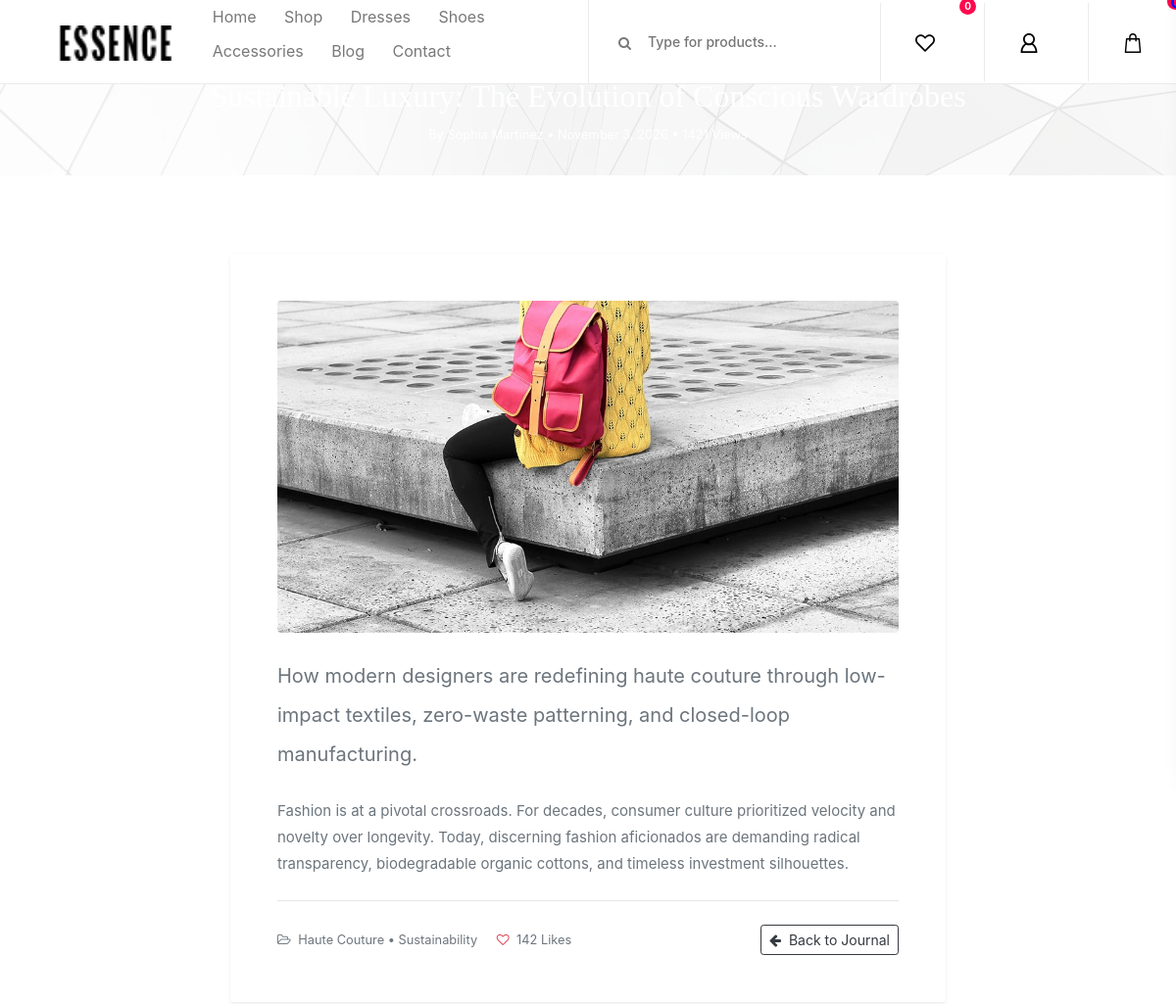
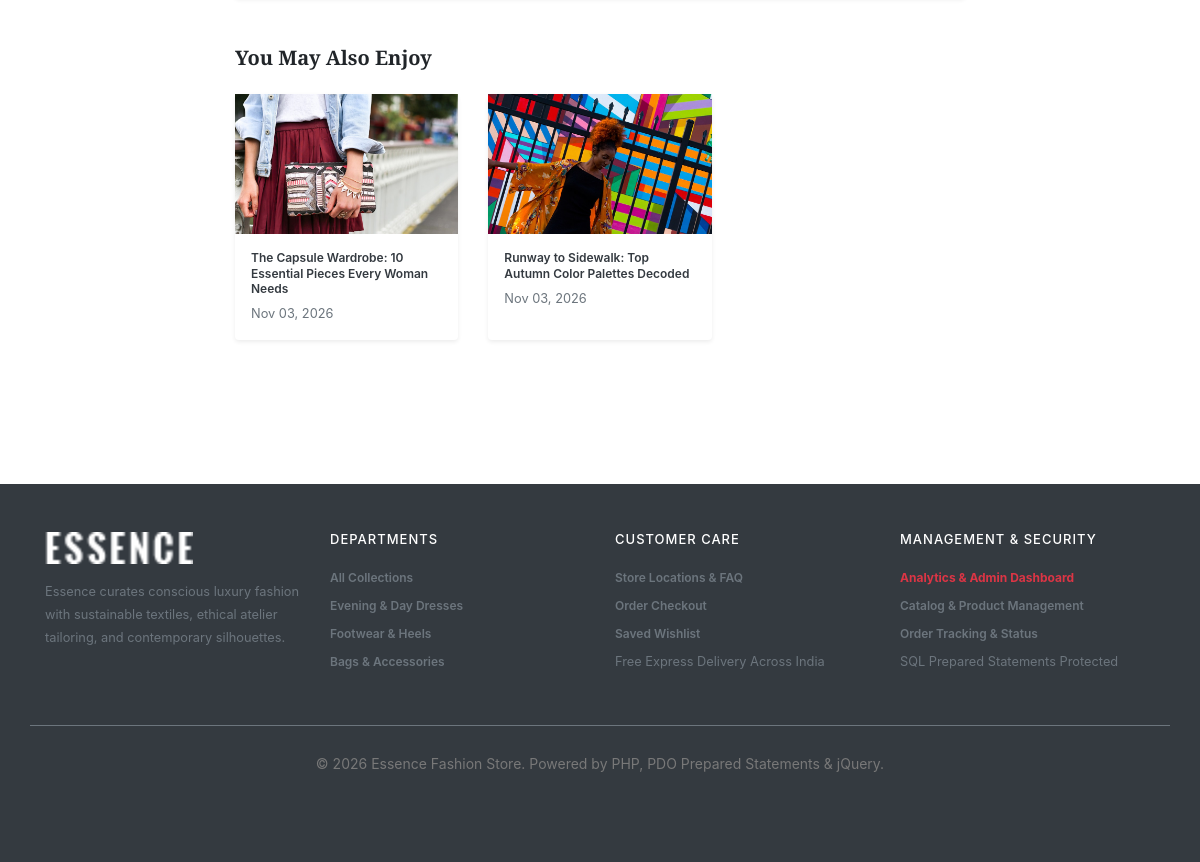
/single-blog.php, run on the app's committed database (2 pictures, top to bottom).
### tables this page shows
CREATE TABLE blog_posts (
            id INTEGER PRIMARY KEY AUTOINCREMENT,
            title TEXT NOT NULL,
            slug TEXT UNIQUE NOT NULL,
            category TEXT NOT NULL,
            author TEXT NOT NULL,
            excerpt TEXT NOT NULL,
            content TEXT NOT NULL,
            image TEXT NOT NULL,
            views INTEGER DEFAULT 0,
            created_at DATETIME DEFAULT CURRENT_TIMESTAMP
        );

### single-blog.php (the view, shortened to what this page needs)
<?php
require_once __DIR__ . '/auth.php';
$id = intval($_GET['id'] ?? 1);
$stmt = $conn->prepare("SELECT * FROM blog_posts WHERE id = ?");
$stmt->execute([$id]);
$post = $stmt->fetch();
if ($post) {
    $conn->prepare("UPDATE blog_posts SET views = views + 1 WHERE id = ?")->execute([$post['id']]);
}
$relatedStmt = $conn->prepare("SELECT * FROM blog_posts WHERE id != ? ORDER BY id DESC LIMIT 3");
$relatedStmt->execute([$post['id']]);
$related = $relatedStmt->fetchAll();
require_once __DIR__ . '/header.php';
?>
<div class="breadcumb_area bg-img" style="background-image: url(img/bg-img/breadcumb.jpg); padding: 40px 0;">
    <div class="container h-100">
        <div class="row h-100 align-items-center">
            <div class="col-12 text-center">
                <h2 style="font-family:'Playfair Display', serif;" class="text-white"><?= htmlspecialchars($post['title']) ?></h2>
                <p class="text-white small mb-0">By <?= htmlspecialchars($post['author']) ?> &bull; <?= date('F j, Y', strtotime($post['created_at'])) ?> &bull; <?= $post['views'] + 1 ?> Views</p>
            </div>
        </div>
    </div>
</div>
<div class="single-blog-wrapper section-padding-80">
    <div class="container">
        <div class="row justify-content-center">
            <div class="col-12 col-lg-8">
                <div class="card border-0 shadow-sm p-4 p-md-5 rounded-lg bg-white mb-5">
                    <img src="<?= htmlspecialchars($post['image']) ?>" alt="<?= htmlspecialchars($post['title']) ?>" class="img-fluid rounded mb-4" style="width: 100%; max-height: 440px; object-fit: cover;">
                    <div class="blog-content">
                        <p class="lead font-weight-normal text-muted mb-4"><?= htmlspecialchars($post['excerpt']) ?></p>
                        <div class="text-secondary" style="line-height: 1.8; font-size: 15px;">
                            <?= nl2br(htmlspecialchars($post['content'])) ?>
                        </div>
                    </div>
                    <hr class="my-4">
                    <div class="d-flex justify-content-between align-items-center">
                        <div class="small text-muted">
                            <span class="mr-3"><i class="fa fa-folder-open-o mr-1"></i> Haute Couture &bull; Sustainability</span>
                            <span><i class="fa fa-heart-o mr-1 text-danger"></i> 142 Likes</span>
                        </div>
                        <a href="blog.php" class="btn btn-sm btn-outline-dark">
                            <i class="fa fa-arrow-left mr-1"></i> Back to Journal
                        </a>
                    </div>
                </div>
                <div class="mb-5">
                    <h5 class="font-weight-bold mb-4" style="font-family:'Playfair Display', serif;">You May Also Enjoy</h5>
                    <div class="row">
                        <?php foreach ($related as $r): ?>
                            <div class="col-12 col-md-4 mb-3">
                                <div class="card h-100 border-0 shadow-sm rounded-lg overflow-hidden">
                                    <a href="single-blog.php?id=<?= $r['id'] ?>">
                                        <img src="<?= htmlspecialchars($r['image']) ?>" alt="" style="height: 140px; width:100%; object-fit: cover;">
                                    </a>
                                    <div class="card-body p-3">
                                        <h6 class="font-weight-bold small mb-1">
                                            <a href="single-blog.php?id=<?= $r['id'] ?>" class="text-dark"><?= htmlspecialchars($r['title']) ?></a>
                                        </h6>
                                        <span class="text-muted small"><?= date('M d, Y', strtotime($r['created_at'])) ?></span>
                                    </div>
                                </div>
                            </div>
                        <?php endforeach; ?>
                    </div>
                </div>
            </div>
        </div>
    </div>
</div>
<?php require_once __DIR__ . '/footer.php'; ?>

### css/core-style.css (style rules this page uses)
* { margin: 0; padding: 0; }
body { font-family: "Poppins", sans-serif; font-size: 14px; background-color: #ffffff; margin-top: 85px; }
h1, h2, h3, h4, h5, h6 { color: #000000; line-height: 1.3; font-weight: 700; font-family: "Ubuntu", sans-serif; }
p { color: #787878; font-size: 14px; line-height: 2; font-weight: 400; }
a { -webkit-transition: all 500ms ease 0s; transition: all 500ms ease 0s; text-decoration: none; outline: 0 solid transparent; color: #fbf5f5; font-weight: 600; font-size: 12px; }
img { height: auto; max-width: 100%; }
.section-padding-80 { padding-top: 80px; padding-bottom: 80px; }
.bg-img { background-position: center center; background-size: cover; background-repeat: no-repeat; }
.bg-white { background-color: #ffffff !important; }
.breadcumb_area { position: relative; z-index: 1; width: 100%; height: 140px; }
.breadcumb_area:after { background-color: rgba(255, 255, 255, 0.9); position: absolute; width: 100%; height: 100%; left: 0; top: 0; z-index: -5; content: ''; }
.single-blog-wrapper { position: relative; z-index: 1; }

### style.css (style rules this page uses)
html { scroll-behavior: smooth; }
a, button, input { transition: color 250ms ease, background-color 250ms ease, border-color 250ms ease, opacity 250ms ease, transform 250ms ease; }

### data on the page
blog_posts: title "Sustainable Luxury: The Evolution of Conscious Wardrobes", author "Sophia Martinez", image (picture), excerpt "How modern designers are redefining haute couture through low-impact textiles, zero-waste patterning, and closed-loop manufacturing.", content "Fashion is at a pivotal crossroads. For decades, consumer culture prioritized velocity and novelty over longevity. Today, discerning fashion aficionados are demanding radical transparency, biodegradable organic cottons, and timeless investment silhouettes."
blog_posts: image (picture), title "The Capsule Wardrobe: 10 Essential Pieces Every Woman Needs", created_at "Nov 03, 2026"
blog_posts: image (picture), title "Runway to Sidewalk: Top Autumn Color Palettes Decoded", created_at "Nov 03, 2026"

### other printed values
$wishlist_count "0"
